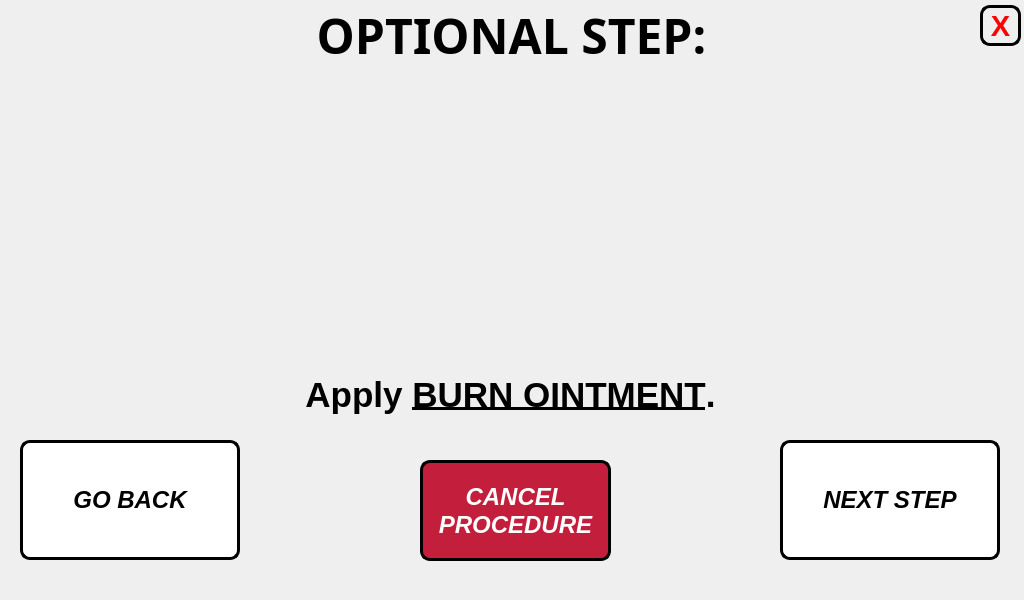
<?xml version="1.0" encoding="UTF-8"?>
<ui version="4.0">
 <class>step_3_window</class>
 <widget class="QMainWindow" name="step_3_window">
  <property name="geometry">
   <rect>
    <x>0</x>
    <y>0</y>
    <width>1024</width>
    <height>600</height>
   </rect>
  </property>
  <property name="minimumSize">
   <size>
    <width>1024</width>
    <height>600</height>
   </size>
  </property>
  <property name="maximumSize">
   <size>
    <width>1024</width>
    <height>600</height>
   </size>
  </property>
  <property name="windowTitle">
   <string>Step 1 Procedure</string>
  </property>
  <widget class="QWidget" name="centralwidget">
   <widget class="QLabel" name="title_step_3">
    <property name="geometry">
     <rect>
      <x>6</x>
      <y>0</y>
      <width>1011</width>
      <height>71</height>
     </rect>
    </property>
    <property name="font">
     <font>
      <family>Unispace</family>
      <pointsize>18</pointsize>
      <weight>75</weight>
      <bold>true</bold>
     </font>
    </property>
    <property name="text">
     <string>&lt;html&gt;&lt;head/&gt;&lt;body&gt;&lt;p align=&quot;center&quot;&gt;&lt;span style=&quot; font-size:36pt;&quot;&gt;OPTIONAL STEP:&lt;/span&gt;&lt;/p&gt;&lt;/body&gt;&lt;/html&gt;</string>
    </property>
    <property name="alignment">
     <set>Qt::AlignCenter</set>
    </property>
   </widget>
   <widget class="QLabel" name="text_steps_3">
    <property name="geometry">
     <rect>
      <x>20</x>
      <y>305</y>
      <width>981</width>
      <height>181</height>
     </rect>
    </property>
    <property name="font">
     <font>
      <pointsize>14</pointsize>
      <weight>75</weight>
      <bold>true</bold>
     </font>
    </property>
    <property name="text">
     <string>&lt;html&gt;&lt;head/&gt;&lt;body&gt;&lt;p align=&quot;center&quot;&gt;&lt;span style=&quot; font-family:'Calibri'; font-size:26pt; color:#000000;&quot;&gt;Apply &lt;/span&gt;&lt;span style=&quot; font-family:'Calibri'; font-size:26pt; text-decoration: underline; color:#000000;&quot;&gt;BURN OINTMENT&lt;/span&gt;&lt;span style=&quot; font-family:'Calibri'; font-size:26pt; color:#000000;&quot;&gt;.&lt;/span&gt;&lt;/p&gt;&lt;/body&gt;&lt;/html&gt;</string>
    </property>
   </widget>
   <widget class="QLabel" name="gif_player_label_3">
    <property name="geometry">
     <rect>
      <x>330</x>
      <y>70</y>
      <width>360</width>
      <height>240</height>
     </rect>
    </property>
    <property name="minimumSize">
     <size>
      <width>360</width>
      <height>240</height>
     </size>
    </property>
    <property name="maximumSize">
     <size>
      <width>360</width>
      <height>240</height>
     </size>
    </property>
    <property name="font">
     <font>
      <family>Unispace</family>
      <pointsize>16</pointsize>
      <weight>75</weight>
      <bold>true</bold>
     </font>
    </property>
    <property name="frameShape">
     <enum>QFrame::NoFrame</enum>
    </property>
    <property name="lineWidth">
     <number>1</number>
    </property>
    <property name="text">
     <string/>
    </property>
    <property name="alignment">
     <set>Qt::AlignCenter</set>
    </property>
   </widget>
   <widget class="QPushButton" name="next_step_button_3">
    <property name="geometry">
     <rect>
      <x>780</x>
      <y>440</y>
      <width>220</width>
      <height>120</height>
     </rect>
    </property>
    <property name="minimumSize">
     <size>
      <width>220</width>
      <height>120</height>
     </size>
    </property>
    <property name="maximumSize">
     <size>
      <width>220</width>
      <height>120</height>
     </size>
    </property>
    <property name="font">
     <font>
      <pointsize>18</pointsize>
      <weight>75</weight>
      <italic>true</italic>
      <bold>true</bold>
     </font>
    </property>
    <property name="cursor">
     <cursorShape>PointingHandCursor</cursorShape>
    </property>
    <property name="styleSheet">
     <string notr="true">QPushButton:hover:!pressed
{
  background-color: rgb(195,30,60);
}

QPushButton
{
  background-color: white;
color: black;
border-style: outset;
border-width: 3px;
border-radius:10px;
border-color: black;
}</string>
    </property>
    <property name="text">
     <string>NEXT STEP</string>
    </property>
   </widget>
   <widget class="QPushButton" name="go_back_injury_type_3">
    <property name="geometry">
     <rect>
      <x>20</x>
      <y>440</y>
      <width>220</width>
      <height>120</height>
     </rect>
    </property>
    <property name="minimumSize">
     <size>
      <width>220</width>
      <height>120</height>
     </size>
    </property>
    <property name="maximumSize">
     <size>
      <width>220</width>
      <height>120</height>
     </size>
    </property>
    <property name="font">
     <font>
      <pointsize>18</pointsize>
      <weight>75</weight>
      <italic>true</italic>
      <bold>true</bold>
     </font>
    </property>
    <property name="styleSheet">
     <string notr="true">QPushButton:hover:!pressed
{
  background-color: rgb(195,30,60);
}

QPushButton
{
  background-color: white;
color: black;
border-style: outset;
border-width: 3px;
border-radius:10px;
border-color: black;
}</string>
    </property>
    <property name="text">
     <string>GO BACK</string>
    </property>
   </widget>
   <widget class="QLabel" name="label">
    <property name="geometry">
     <rect>
      <x>0</x>
      <y>0</y>
      <width>1024</width>
      <height>600</height>
     </rect>
    </property>
    <property name="minimumSize">
     <size>
      <width>1024</width>
      <height>600</height>
     </size>
    </property>
    <property name="maximumSize">
     <size>
      <width>1024</width>
      <height>600</height>
     </size>
    </property>
    <property name="text">
     <string/>
    </property>
    <property name="pixmap">
     <pixmap>../pictures/program_pictures/main_wallpaper.png</pixmap>
    </property>
   </widget>
   <widget class="QPushButton" name="end_procedure_now_button">
    <property name="geometry">
     <rect>
      <x>420</x>
      <y>460</y>
      <width>191</width>
      <height>101</height>
     </rect>
    </property>
    <property name="minimumSize">
     <size>
      <width>0</width>
      <height>0</height>
     </size>
    </property>
    <property name="maximumSize">
     <size>
      <width>16777215</width>
      <height>16777215</height>
     </size>
    </property>
    <property name="font">
     <font>
      <pointsize>18</pointsize>
      <weight>75</weight>
      <italic>true</italic>
      <bold>true</bold>
     </font>
    </property>
    <property name="styleSheet">
     <string notr="true">QPushButton:hover:!pressed
{
  background-color: grey;
}

QPushButton
{
  background-color: rgb(195,30,60);
color: white;
border-style: outset;
border-width: 3px;
border-radius:10px;
border-color: black;
}</string>
    </property>
    <property name="text">
     <string>CANCEL
PROCEDURE</string>
    </property>
   </widget>
   <widget class="QPushButton" name="close_button">
    <property name="geometry">
     <rect>
      <x>980</x>
      <y>5</y>
      <width>41</width>
      <height>41</height>
     </rect>
    </property>
    <property name="font">
     <font>
      <pointsize>22</pointsize>
      <weight>75</weight>
      <bold>true</bold>
     </font>
    </property>
    <property name="styleSheet">
     <string notr="true">QPushButton:hover:!pressed
{
  background-color: rgb(195,30,60);
}

QPushButton
{

color: red;
border-style: outset;
border-width: 3px;
border-radius:10px;
border-color: black;
}
</string>
    </property>
    <property name="text">
     <string>X</string>
    </property>
   </widget>
   <zorder>label</zorder>
   <zorder>text_steps_3</zorder>
   <zorder>title_step_3</zorder>
   <zorder>gif_player_label_3</zorder>
   <zorder>next_step_button_3</zorder>
   <zorder>go_back_injury_type_3</zorder>
   <zorder>end_procedure_now_button</zorder>
   <zorder>close_button</zorder>
  </widget>
 </widget>
 <resources/>
 <connections/>
</ui>
